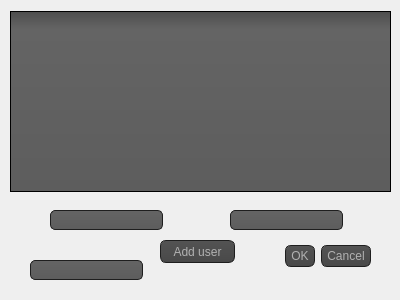
<?xml version="1.0" encoding="UTF-8"?>
<ui version="4.0">
 <class>Useredit</class>
 <widget class="QDialog" name="Useredit">
  <property name="geometry">
   <rect>
    <x>0</x>
    <y>0</y>
    <width>400</width>
    <height>300</height>
   </rect>
  </property>
  <property name="windowTitle">
   <string>Dialog</string>
  </property>
  <property name="styleSheet">
   <string notr="true">QToolTip
{
     border: 1px solid black;
     background-color: #ffa02f;
     padding: 1px;
     border-radius: 3px;
     opacity: 100;
}

QWidget
{
    color: #b1b1b1;
 
}

QWidget:item:hover
{
    background-color: QLinearGradient( x1: 0, y1: 0, x2: 0, y2: 1, stop: 0 #ffa02f, stop: 1 #ca0619);
    color: #000000;
}

QWidget:item:selected
{
    background-color: QLinearGradient( x1: 0, y1: 0, x2: 0, y2: 1, stop: 0 #ffa02f, stop: 1 #d7801a);
}

QMenuBar::item
{
    background: transparent;
}

QMenuBar::item:selected
{
    background: transparent;
    border: 1px solid #ffaa00;
}

QMenuBar::item:pressed
{
    background: #444;
    border: 1px solid #000;
    background-color: QLinearGradient(
        x1:0, y1:0,
        x2:0, y2:1,
        stop:1 #212121,
        stop:0.4 #343434/*,
        stop:0.2 #343434,
        stop:0.1 #ffaa00*/
    );
    margin-bottom:-1px;
    padding-bottom:1px;
}

QMenu
{
    border: 1px solid #000;
}

QMenu::item
{
    padding: 2px 20px 2px 20px;
}

QMenu::item:selected
{
    color: #000000;
}

QWidget:disabled
{
    color: #404040;
    background-color: #323232;
}

QAbstractItemView
{
    background-color: QLinearGradient( x1: 0, y1: 0, x2: 0, y2: 1, stop: 0 #4d4d4d, stop: 0.1 #646464, stop: 1 #5d5d5d);
}

QWidget:focus
{
    /*border: 2px solid QLinearGradient( x1: 0, y1: 0, x2: 0, y2: 1, stop: 0 #ffa02f, stop: 1 #d7801a);*/
}

QLineEdit
{
    background-color: QLinearGradient( x1: 0, y1: 0, x2: 0, y2: 1, stop: 0 #4d4d4d, stop: 0 #646464, stop: 1 #5d5d5d);
    padding: 1px;
    border-style: solid;
    border: 1px solid #1e1e1e;
    border-radius: 5;
}

QPushButton
{
    color: #b1b1b1;
    background-color: QLinearGradient( x1: 0, y1: 0, x2: 0, y2: 1, stop: 0 #565656, stop: 0.1 #525252, stop: 0.5 #4e4e4e, stop: 0.9 #4a4a4a, stop: 1 #464646);
    border-width: 1px;
    border-color: #1e1e1e;
    border-style: solid;
    border-radius: 6;
    padding: 3px;
    font-size: 12px;
    padding-left: 5px;
    padding-right: 5px;
}

QPushButton:pressed
{
    background-color: QLinearGradient( x1: 0, y1: 0, x2: 0, y2: 1, stop: 0 #2d2d2d, stop: 0.1 #2b2b2b, stop: 0.5 #292929, stop: 0.9 #282828, stop: 1 #252525);
}

QComboBox
{
    selection-background-color: #ffaa00;
    background-color: QLinearGradient( x1: 0, y1: 0, x2: 0, y2: 1, stop: 0 #565656, stop: 0.1 #525252, stop: 0.5 #4e4e4e, stop: 0.9 #4a4a4a, stop: 1 #464646);
    border-style: solid;
    border: 1px solid #1e1e1e;
    border-radius: 5;
}

QComboBox:hover,QPushButton:hover
{
    border: 2px solid QLinearGradient( x1: 0, y1: 0, x2: 0, y2: 1, stop: 0 #ffa02f, stop: 1 #d7801a);
}


QComboBox:on
{
    padding-top: 3px;
    padding-left: 4px;
    background-color: QLinearGradient( x1: 0, y1: 0, x2: 0, y2: 1, stop: 0 #2d2d2d, stop: 0.1 #2b2b2b, stop: 0.5 #292929, stop: 0.9 #282828, stop: 1 #252525);
    selection-background-color: #ffaa00;
}

QComboBox QAbstractItemView
{
    border: 2px solid darkgray;
    selection-background-color: QLinearGradient( x1: 0, y1: 0, x2: 0, y2: 1, stop: 0 #ffa02f, stop: 1 #d7801a);
}

QComboBox::drop-down
{
     subcontrol-origin: padding;
     subcontrol-position: top right;
     width: 15px;

     border-left-width: 0px;
     border-left-color: darkgray;
     border-left-style: solid; /* just a single line */
     border-top-right-radius: 3px; /* same radius as the QComboBox */
     border-bottom-right-radius: 3px;
 }

QComboBox::down-arrow
{
     image: url(:/down_arrow.png);
}

QGroupBox:focus
{
border: 2px solid QLinearGradient( x1: 0, y1: 0, x2: 0, y2: 1, stop: 0 #ffa02f, stop: 1 #d7801a);
}

QTextEdit:focus
{
    border: 2px solid QLinearGradient( x1: 0, y1: 0, x2: 0, y2: 1, stop: 0 #ffa02f, stop: 1 #d7801a);
}

QScrollBar:horizontal {
     border: 1px solid #222222;
     background: QLinearGradient( x1: 0, y1: 0, x2: 0, y2: 1, stop: 0.0 #121212, stop: 0.2 #282828, stop: 1 #484848);
     height: 7px;
     margin: 0px 16px 0 16px;
}

QScrollBar::handle:horizontal
{
      background: QLinearGradient( x1: 0, y1: 0, x2: 1, y2: 0, stop: 0 #ffa02f, stop: 0.5 #d7801a, stop: 1 #ffa02f);
      min-height: 20px;
      border-radius: 2px;
}

QScrollBar::add-line:horizontal {
      border: 1px solid #1b1b19;
      border-radius: 2px;
      background: QLinearGradient( x1: 0, y1: 0, x2: 1, y2: 0, stop: 0 #ffa02f, stop: 1 #d7801a);
      width: 14px;
      subcontrol-position: right;
      subcontrol-origin: margin;
}

QScrollBar::sub-line:horizontal {
      border: 1px solid #1b1b19;
      border-radius: 2px;
      background: QLinearGradient( x1: 0, y1: 0, x2: 1, y2: 0, stop: 0 #ffa02f, stop: 1 #d7801a);
      width: 14px;
     subcontrol-position: left;
     subcontrol-origin: margin;
}

QScrollBar::right-arrow:horizontal, QScrollBar::left-arrow:horizontal
{
      border: 1px solid black;
      width: 1px;
      height: 1px;
      background: white;
}

QScrollBar::add-page:horizontal, QScrollBar::sub-page:horizontal
{
      background: none;
}

QScrollBar:vertical
{
      background: QLinearGradient( x1: 0, y1: 0, x2: 1, y2: 0, stop: 0.0 #121212, stop: 0.2 #282828, stop: 1 #484848);
      width: 7px;
      margin: 16px 0 16px 0;
      border: 1px solid #222222;
}

QScrollBar::handle:vertical
{
      background: QLinearGradient( x1: 0, y1: 0, x2: 0, y2: 1, stop: 0 #ffa02f, stop: 0.5 #d7801a, stop: 1 #ffa02f);
      min-height: 20px;
      border-radius: 2px;
}

QScrollBar::add-line:vertical
{
      border: 1px solid #1b1b19;
      border-radius: 2px;
      background: QLinearGradient( x1: 0, y1: 0, x2: 0, y2: 1, stop: 0 #ffa02f, stop: 1 #d7801a);
      height: 14px;
      subcontrol-position: bottom;
      subcontrol-origin: margin;
}

QScrollBar::sub-line:vertical
{
      border: 1px solid #1b1b19;
      border-radius: 2px;
      background: QLinearGradient( x1: 0, y1: 0, x2: 0, y2: 1, stop: 0 #d7801a, stop: 1 #ffa02f);
      height: 14px;
      subcontrol-position: top;
      subcontrol-origin: margin;
}

QScrollBar::up-arrow:vertical, QScrollBar::down-arrow:vertical
{
      border: 1px solid black;
      width: 1px;
      height: 1px;
      background: white;
}


QScrollBar::add-page:vertical, QScrollBar::sub-page:vertical
{
      background: none;
}

QTextEdit
{
    background-color: #242424;
}

QPlainTextEdit
{
    background-color: #242424;
}

QHeaderView::section
{
    background-color: QLinearGradient(x1:0, y1:0, x2:0, y2:1, stop:0 #616161, stop: 0.5 #505050, stop: 0.6 #434343, stop:1 #656565);
    color: white;
    padding-left: 4px;
    border: 1px solid #6c6c6c;
}

QCheckBox:disabled
{
color: #414141;
}

QDockWidget::title
{
    text-align: center;
    spacing: 3px; /* spacing between items in the tool bar */
    background-color: QLinearGradient(x1:0, y1:0, x2:0, y2:1, stop:0 #323232, stop: 0.5 #242424, stop:1 #323232);
}

QDockWidget::close-button, QDockWidget::float-button
{
    text-align: center;
    spacing: 1px; /* spacing between items in the tool bar */
    background-color: QLinearGradient(x1:0, y1:0, x2:0, y2:1, stop:0 #323232, stop: 0.5 #242424, stop:1 #323232);
}

QDockWidget::close-button:hover, QDockWidget::float-button:hover
{
    background: #242424;
}

QDockWidget::close-button:pressed, QDockWidget::float-button:pressed
{
    padding: 1px -1px -1px 1px;
}

QMainWindow::separator
{
    background-color: QLinearGradient(x1:0, y1:0, x2:0, y2:1, stop:0 #161616, stop: 0.5 #151515, stop: 0.6 #212121, stop:1 #343434);
    color: white;
    padding-left: 4px;
    border: 1px solid #4c4c4c;
    spacing: 3px; /* spacing between items in the tool bar */
}

QMainWindow::separator:hover
{

    background-color: QLinearGradient(x1:0, y1:0, x2:0, y2:1, stop:0 #d7801a, stop:0.5 #b56c17 stop:1 #ffa02f);
    color: white;
    padding-left: 4px;
    border: 1px solid #6c6c6c;
    spacing: 3px; /* spacing between items in the tool bar */
}

QToolBar::handle
{
     spacing: 3px; /* spacing between items in the tool bar */
     background: url(:/images/handle.png);
}

QMenu::separator
{
    height: 2px;
    background-color: QLinearGradient(x1:0, y1:0, x2:0, y2:1, stop:0 #161616, stop: 0.5 #151515, stop: 0.6 #212121, stop:1 #343434);
    color: white;
    padding-left: 4px;
    margin-left: 10px;
    margin-right: 5px;
}

QProgressBar
{
    border: 2px solid grey;
    border-radius: 5px;
    text-align: center;
}

QProgressBar::chunk
{
    background-color: #d7801a;
    width: 2.15px;
    margin: 0.5px;
}

QTabBar::tab {
    color: #b1b1b1;
    border: 1px solid #444;
    border-bottom-style: none;
    background-color: #323232;
    padding-left: 10px;
    padding-right: 10px;
    padding-top: 3px;
    padding-bottom: 2px;
    margin-right: -1px;
}

QTabWidget::pane {
    border: 1px solid #444;
    top: 1px;
}

QTabBar::tab:last
{
    margin-right: 0; /* the last selected tab has nothing to overlap with on the right */
    border-top-right-radius: 3px;
}

QTabBar::tab:first:!selected
{
 margin-left: 0px; /* the last selected tab has nothing to overlap with on the right */


    border-top-left-radius: 3px;
}

QTabBar::tab:!selected
{
    color: #b1b1b1;
    border-bottom-style: solid;
    margin-top: 3px;
    background-color: QLinearGradient(x1:0, y1:0, x2:0, y2:1, stop:1 #212121, stop:.4 #343434);
}

QTabBar::tab:selected
{
    border-top-left-radius: 3px;
    border-top-right-radius: 3px;
    margin-bottom: 0px;
}

QTabBar::tab:!selected:hover
{
    /*border-top: 2px solid #ffaa00;
    padding-bottom: 3px;*/
    border-top-left-radius: 3px;
    border-top-right-radius: 3px;
    background-color: QLinearGradient(x1:0, y1:0, x2:0, y2:1, stop:1 #212121, stop:0.4 #343434, stop:0.2 #343434, stop:0.1 #ffaa00);
}

QRadioButton::indicator:checked, QRadioButton::indicator:unchecked{
    color: #b1b1b1;
    background-color: #323232;
    border: 1px solid #b1b1b1;
    border-radius: 6px;
}

QRadioButton::indicator:checked
{
    background-color: qradialgradient(
        cx: 0.5, cy: 0.5,
        fx: 0.5, fy: 0.5,
        radius: 1.0,
        stop: 0.25 #ffaa00,
        stop: 0.3 #323232
    );
}

QCheckBox::indicator{
    color: #b1b1b1;
    background-color: #323232;
    border: 1px solid #b1b1b1;
    width: 9px;
    height: 9px;
}

QRadioButton::indicator
{
    border-radius: 6px;
}

QRadioButton::indicator:hover, QCheckBox::indicator:hover
{
    border: 1px solid #ffaa00;
}

QCheckBox::indicator:checked
{
    image:url(:/images/checkbox.png);
}

QCheckBox::indicator:disabled, QRadioButton::indicator:disabled
{
    border: 1px solid #444;
}</string>
  </property>
  <widget class="QDialogButtonBox" name="buttonBox">
   <property name="geometry">
    <rect>
     <x>30</x>
     <y>240</y>
     <width>341</width>
     <height>32</height>
    </rect>
   </property>
   <property name="styleSheet">
    <string notr="true"/>
   </property>
   <property name="orientation">
    <enum>Qt::Horizontal</enum>
   </property>
   <property name="standardButtons">
    <set>QDialogButtonBox::Cancel|QDialogButtonBox::Ok</set>
   </property>
  </widget>
  <widget class="QTableView" name="tableView">
   <property name="geometry">
    <rect>
     <x>10</x>
     <y>11</y>
     <width>381</width>
     <height>181</height>
    </rect>
   </property>
   <property name="editTriggers">
    <set>QAbstractItemView::DoubleClicked</set>
   </property>
  </widget>
  <widget class="QLineEdit" name="lineEdit_pass">
   <property name="geometry">
    <rect>
     <x>50</x>
     <y>210</y>
     <width>113</width>
     <height>20</height>
    </rect>
   </property>
  </widget>
  <widget class="QLineEdit" name="lineEdit_des">
   <property name="geometry">
    <rect>
     <x>230</x>
     <y>210</y>
     <width>113</width>
     <height>20</height>
    </rect>
   </property>
  </widget>
  <widget class="QPushButton" name="pushButton">
   <property name="geometry">
    <rect>
     <x>160</x>
     <y>240</y>
     <width>75</width>
     <height>23</height>
    </rect>
   </property>
   <property name="text">
    <string>Add user</string>
   </property>
  </widget>
  <widget class="QLineEdit" name="lineEdit">
   <property name="geometry">
    <rect>
     <x>30</x>
     <y>260</y>
     <width>113</width>
     <height>20</height>
    </rect>
   </property>
   <property name="styleSheet">
    <string notr="true">color:#0000ffff
</string>
   </property>
  </widget>
 </widget>
 <resources/>
 <connections>
  <connection>
   <sender>buttonBox</sender>
   <signal>accepted()</signal>
   <receiver>Useredit</receiver>
   <slot>accept()</slot>
   <hints>
    <hint type="sourcelabel">
     <x>248</x>
     <y>254</y>
    </hint>
    <hint type="destinationlabel">
     <x>157</x>
     <y>274</y>
    </hint>
   </hints>
  </connection>
  <connection>
   <sender>buttonBox</sender>
   <signal>rejected()</signal>
   <receiver>Useredit</receiver>
   <slot>reject()</slot>
   <hints>
    <hint type="sourcelabel">
     <x>316</x>
     <y>260</y>
    </hint>
    <hint type="destinationlabel">
     <x>286</x>
     <y>274</y>
    </hint>
   </hints>
  </connection>
 </connections>
</ui>
